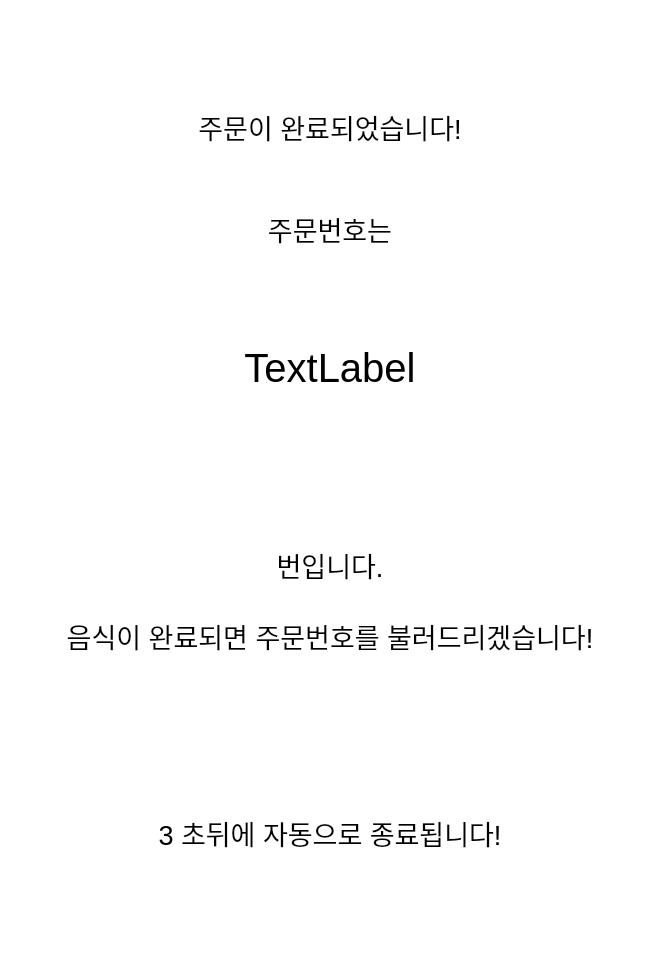
<?xml version="1.0" encoding="UTF-8"?>
<ui version="4.0">
 <class>MainWindow</class>
 <widget class="QMainWindow" name="MainWindow">
  <property name="geometry">
   <rect>
    <x>0</x>
    <y>0</y>
    <width>660</width>
    <height>968</height>
   </rect>
  </property>
  <property name="sizePolicy">
   <sizepolicy hsizetype="Expanding" vsizetype="Expanding">
    <horstretch>0</horstretch>
    <verstretch>0</verstretch>
   </sizepolicy>
  </property>
  <property name="windowTitle">
   <string>MainWindow</string>
  </property>
  <property name="styleSheet">
   <string notr="true">background-color: rgb(255, 255, 255);</string>
  </property>
  <widget class="QWidget" name="centralWidget">
   <property name="styleSheet">
    <string notr="true"/>
   </property>
   <layout class="QGridLayout" name="gridLayout">
    <item row="0" column="0">
     <widget class="QStackedWidget" name="stackedWidget">
      <property name="styleSheet">
       <string notr="true"/>
      </property>
      <property name="currentIndex">
       <number>5</number>
      </property>
      <widget class="QWidget" name="loading">
       <layout class="QVBoxLayout" name="verticalLayout">
        <item>
         <widget class="QLabel" name="label">
          <property name="sizePolicy">
           <sizepolicy hsizetype="Preferred" vsizetype="Expanding">
            <horstretch>0</horstretch>
            <verstretch>0</verstretch>
           </sizepolicy>
          </property>
          <property name="frameShape">
           <enum>QFrame::NoFrame</enum>
          </property>
          <property name="text">
           <string/>
          </property>
          <property name="pixmap">
           <pixmap>../image/dju_logo.png</pixmap>
          </property>
          <property name="alignment">
           <set>Qt::AlignCenter</set>
          </property>
         </widget>
        </item>
        <item>
         <widget class="QLabel" name="label_2">
          <property name="sizePolicy">
           <sizepolicy hsizetype="Minimum" vsizetype="Maximum">
            <horstretch>0</horstretch>
            <verstretch>0</verstretch>
           </sizepolicy>
          </property>
          <property name="font">
           <font>
            <pointsize>29</pointsize>
            <weight>75</weight>
            <italic>false</italic>
            <bold>true</bold>
           </font>
          </property>
          <property name="styleSheet">
           <string notr="true"/>
          </property>
          <property name="frameShape">
           <enum>QFrame::NoFrame</enum>
          </property>
          <property name="text">
           <string>매장에 오신것을 환영합니다.</string>
          </property>
          <property name="alignment">
           <set>Qt::AlignCenter</set>
          </property>
          <property name="margin">
           <number>48</number>
          </property>
         </widget>
        </item>
       </layout>
      </widget>
      <widget class="QWidget" name="young"/>
      <widget class="QWidget" name="middle">
       <layout class="QGridLayout" name="gridLayout_2">
        <item row="1" column="0">
         <layout class="QVBoxLayout" name="verticalLayout_2">
          <item>
           <layout class="QHBoxLayout" name="horizontalLayout_2">
            <item>
             <widget class="QLabel" name="main_logo">
              <property name="sizePolicy">
               <sizepolicy hsizetype="Minimum" vsizetype="Minimum">
                <horstretch>0</horstretch>
                <verstretch>0</verstretch>
               </sizepolicy>
              </property>
              <property name="text">
               <string/>
              </property>
              <property name="alignment">
               <set>Qt::AlignCenter</set>
              </property>
             </widget>
            </item>
            <item>
             <widget class="QLabel" name="label_5">
              <property name="sizePolicy">
               <sizepolicy hsizetype="Expanding" vsizetype="Preferred">
                <horstretch>0</horstretch>
                <verstretch>0</verstretch>
               </sizepolicy>
              </property>
              <property name="font">
               <font>
                <pointsize>20</pointsize>
               </font>
              </property>
              <property name="text">
               <string>원하는 음식을 눌러주세요</string>
              </property>
              <property name="alignment">
               <set>Qt::AlignCenter</set>
              </property>
             </widget>
            </item>
            <item>
             <widget class="QPushButton" name="finishButton">
              <property name="sizePolicy">
               <sizepolicy hsizetype="Minimum" vsizetype="Preferred">
                <horstretch>0</horstretch>
                <verstretch>0</verstretch>
               </sizepolicy>
              </property>
              <property name="styleSheet">
               <string notr="true">background-color: green;
border-width: 2px;
border-radius: 10px;
font: bold 20px;
min-width: 3em;
padding: 6px;
color:white;</string>
              </property>
              <property name="text">
               <string>주문 완료</string>
              </property>
             </widget>
            </item>
           </layout>
          </item>
          <item>
           <layout class="QHBoxLayout" name="horizontalLayout">
            <property name="sizeConstraint">
             <enum>QLayout::SetMinimumSize</enum>
            </property>
            <item>
             <layout class="QVBoxLayout" name="verticalLayout_3">
              <property name="spacing">
               <number>70</number>
              </property>
              <property name="sizeConstraint">
               <enum>QLayout::SetDefaultConstraint</enum>
              </property>
              <property name="topMargin">
               <number>70</number>
              </property>
              <property name="bottomMargin">
               <number>70</number>
              </property>
              <item>
               <widget class="QPushButton" name="hambugerpushbutton">
                <property name="sizePolicy">
                 <sizepolicy hsizetype="Preferred" vsizetype="Preferred">
                  <horstretch>0</horstretch>
                  <verstretch>0</verstretch>
                 </sizepolicy>
                </property>
                <property name="minimumSize">
                 <size>
                  <width>200</width>
                  <height>0</height>
                 </size>
                </property>
                <property name="styleSheet">
                 <string notr="true">border-image:url(&quot;/home/pi/kiosk/image/hambugerButton.png&quot;); 
</string>
                </property>
                <property name="text">
                 <string/>
                </property>
               </widget>
              </item>
              <item>
               <widget class="QPushButton" name="sidepushbutton">
                <property name="sizePolicy">
                 <sizepolicy hsizetype="Preferred" vsizetype="Preferred">
                  <horstretch>0</horstretch>
                  <verstretch>0</verstretch>
                 </sizepolicy>
                </property>
                <property name="minimumSize">
                 <size>
                  <width>0</width>
                  <height>0</height>
                 </size>
                </property>
                <property name="styleSheet">
                 <string notr="true">border-image:url(&quot;/home/pi/kiosk/image/sideMenuButton.png&quot;); 
</string>
                </property>
                <property name="text">
                 <string/>
                </property>
               </widget>
              </item>
              <item>
               <widget class="QPushButton" name="beveragepushbutton">
                <property name="sizePolicy">
                 <sizepolicy hsizetype="Preferred" vsizetype="Preferred">
                  <horstretch>0</horstretch>
                  <verstretch>0</verstretch>
                 </sizepolicy>
                </property>
                <property name="minimumSize">
                 <size>
                  <width>0</width>
                  <height>0</height>
                 </size>
                </property>
                <property name="styleSheet">
                 <string notr="true">border-image:url(&quot;/home/pi/kiosk/image/beverageButton.png&quot;); 
</string>
                </property>
                <property name="text">
                 <string/>
                </property>
               </widget>
              </item>
             </layout>
            </item>
            <item>
             <layout class="QGridLayout" name="gridLayout_3">
              <property name="spacing">
               <number>0</number>
              </property>
              <item row="1" column="0">
               <widget class="MyMenu" name="menu_4" native="true">
                <property name="sizePolicy">
                 <sizepolicy hsizetype="Preferred" vsizetype="Preferred">
                  <horstretch>0</horstretch>
                  <verstretch>0</verstretch>
                 </sizepolicy>
                </property>
                <property name="styleSheet">
                 <string notr="true"/>
                </property>
               </widget>
              </item>
              <item row="0" column="2">
               <widget class="MyMenu" name="menu_2" native="true">
                <property name="sizePolicy">
                 <sizepolicy hsizetype="Preferred" vsizetype="Preferred">
                  <horstretch>0</horstretch>
                  <verstretch>0</verstretch>
                 </sizepolicy>
                </property>
                <property name="styleSheet">
                 <string notr="true"/>
                </property>
               </widget>
              </item>
              <item row="1" column="2">
               <widget class="MyMenu" name="menu_3" native="true">
                <property name="sizePolicy">
                 <sizepolicy hsizetype="Preferred" vsizetype="Preferred">
                  <horstretch>0</horstretch>
                  <verstretch>0</verstretch>
                 </sizepolicy>
                </property>
                <property name="styleSheet">
                 <string notr="true"/>
                </property>
               </widget>
              </item>
              <item row="0" column="0">
               <widget class="MyMenu" name="menu_1" native="true">
                <property name="sizePolicy">
                 <sizepolicy hsizetype="Preferred" vsizetype="Preferred">
                  <horstretch>0</horstretch>
                  <verstretch>0</verstretch>
                 </sizepolicy>
                </property>
                <property name="styleSheet">
                 <string notr="true"/>
                </property>
               </widget>
              </item>
              <item row="2" column="0">
               <widget class="MyMenu" name="menu_5" native="true">
                <property name="sizePolicy">
                 <sizepolicy hsizetype="Preferred" vsizetype="Preferred">
                  <horstretch>0</horstretch>
                  <verstretch>0</verstretch>
                 </sizepolicy>
                </property>
                <property name="styleSheet">
                 <string notr="true"/>
                </property>
               </widget>
              </item>
              <item row="2" column="2">
               <widget class="MyMenu" name="menu_6" native="true">
                <property name="sizePolicy">
                 <sizepolicy hsizetype="Preferred" vsizetype="Preferred">
                  <horstretch>0</horstretch>
                  <verstretch>0</verstretch>
                 </sizepolicy>
                </property>
                <property name="styleSheet">
                 <string notr="true"/>
                </property>
               </widget>
              </item>
             </layout>
            </item>
           </layout>
          </item>
          <item>
           <widget class="QLabel" name="label_4">
            <property name="sizePolicy">
             <sizepolicy hsizetype="Preferred" vsizetype="Maximum">
              <horstretch>0</horstretch>
              <verstretch>0</verstretch>
             </sizepolicy>
            </property>
            <property name="font">
             <font>
              <pointsize>24</pointsize>
             </font>
            </property>
            <property name="styleSheet">
             <string notr="true">background : green;</string>
            </property>
            <property name="text">
             <string>주문내역</string>
            </property>
           </widget>
          </item>
          <item>
           <layout class="QHBoxLayout" name="horizontalLayout_3" stretch="1,0">
            <property name="spacing">
             <number>0</number>
            </property>
            <item>
             <layout class="QVBoxLayout" name="basketlayout">
              <property name="spacing">
               <number>0</number>
              </property>
              <property name="bottomMargin">
               <number>380</number>
              </property>
             </layout>
            </item>
            <item>
             <spacer name="verticalSpacer">
              <property name="orientation">
               <enum>Qt::Vertical</enum>
              </property>
              <property name="sizeType">
               <enum>QSizePolicy::Fixed</enum>
              </property>
              <property name="sizeHint" stdset="0">
               <size>
                <width>1</width>
                <height>410</height>
               </size>
              </property>
             </spacer>
            </item>
           </layout>
          </item>
         </layout>
        </item>
       </layout>
      </widget>
      <widget class="QWidget" name="old"/>
      <widget class="QWidget" name="checkpage">
       <layout class="QVBoxLayout" name="verticalLayout_4">
        <item>
         <layout class="QHBoxLayout" name="horizontalLayout_4">
          <item>
           <widget class="QLabel" name="label_3">
            <property name="sizePolicy">
             <sizepolicy hsizetype="Expanding" vsizetype="Fixed">
              <horstretch>0</horstretch>
              <verstretch>0</verstretch>
             </sizepolicy>
            </property>
            <property name="minimumSize">
             <size>
              <width>0</width>
              <height>100</height>
             </size>
            </property>
            <property name="font">
             <font>
              <pointsize>20</pointsize>
             </font>
            </property>
            <property name="text">
             <string>주문하신 음식이 맞나요?</string>
            </property>
            <property name="alignment">
             <set>Qt::AlignCenter</set>
            </property>
           </widget>
          </item>
          <item>
           <widget class="QPushButton" name="pushButton">
            <property name="sizePolicy">
             <sizepolicy hsizetype="Minimum" vsizetype="Fixed">
              <horstretch>0</horstretch>
              <verstretch>0</verstretch>
             </sizepolicy>
            </property>
            <property name="minimumSize">
             <size>
              <width>0</width>
              <height>100</height>
             </size>
            </property>
            <property name="text">
             <string>닫기</string>
            </property>
           </widget>
          </item>
         </layout>
        </item>
        <item>
         <layout class="QVBoxLayout" name="checklayout">
          <property name="spacing">
           <number>0</number>
          </property>
          <property name="leftMargin">
           <number>0</number>
          </property>
          <property name="topMargin">
           <number>0</number>
          </property>
          <property name="rightMargin">
           <number>0</number>
          </property>
          <property name="bottomMargin">
           <number>0</number>
          </property>
         </layout>
        </item>
        <item>
         <layout class="QHBoxLayout" name="horizontalLayout_5">
          <property name="spacing">
           <number>0</number>
          </property>
          <item>
           <widget class="QLabel" name="pricelabel">
            <property name="sizePolicy">
             <sizepolicy hsizetype="Expanding" vsizetype="Fixed">
              <horstretch>0</horstretch>
              <verstretch>0</verstretch>
             </sizepolicy>
            </property>
            <property name="minimumSize">
             <size>
              <width>0</width>
              <height>100</height>
             </size>
            </property>
            <property name="font">
             <font>
              <pointsize>20</pointsize>
             </font>
            </property>
            <property name="text">
             <string>총 금액 : </string>
            </property>
           </widget>
          </item>
         </layout>
        </item>
        <item>
         <layout class="QHBoxLayout" name="horizontalLayout_6">
          <item>
           <widget class="QPushButton" name="showkakaobutton">
            <property name="font">
             <font>
              <pointsize>-1</pointsize>
              <weight>75</weight>
              <italic>false</italic>
              <bold>true</bold>
             </font>
            </property>
            <property name="styleSheet">
             <string notr="true">background-color: green;
border-width: 2px;
border-radius: 10px;
font: bold 20px;
min-width: 10em;
padding: 6px;
color:white;</string>
            </property>
            <property name="text">
             <string>맞습니다</string>
            </property>
           </widget>
          </item>
          <item>
           <widget class="QPushButton" name="returnbutton">
            <property name="font">
             <font>
              <pointsize>-1</pointsize>
              <weight>75</weight>
              <italic>false</italic>
              <bold>true</bold>
             </font>
            </property>
            <property name="styleSheet">
             <string notr="true">background-color: red;
border-width: 2px;
border-radius: 10px;
font: bold 20px;
min-width: 10em;
padding: 6px;
color:white;</string>
            </property>
            <property name="text">
             <string>다시 선택</string>
            </property>
           </widget>
          </item>
         </layout>
        </item>
       </layout>
      </widget>
      <widget class="QWidget" name="finish">
       <layout class="QGridLayout" name="gridLayout_4">
        <item row="1" column="0">
         <widget class="QLabel" name="label_6">
          <property name="sizePolicy">
           <sizepolicy hsizetype="Preferred" vsizetype="Preferred">
            <horstretch>0</horstretch>
            <verstretch>0</verstretch>
           </sizepolicy>
          </property>
          <property name="font">
           <font>
            <pointsize>20</pointsize>
           </font>
          </property>
          <property name="text">
           <string>주문이 완료되었습니다!


주문번호는</string>
          </property>
          <property name="alignment">
           <set>Qt::AlignBottom|Qt::AlignHCenter</set>
          </property>
         </widget>
        </item>
        <item row="2" column="0">
         <widget class="QLabel" name="ordernumber">
          <property name="sizePolicy">
           <sizepolicy hsizetype="Preferred" vsizetype="Minimum">
            <horstretch>0</horstretch>
            <verstretch>0</verstretch>
           </sizepolicy>
          </property>
          <property name="font">
           <font>
            <pointsize>30</pointsize>
           </font>
          </property>
          <property name="text">
           <string>TextLabel</string>
          </property>
          <property name="alignment">
           <set>Qt::AlignCenter</set>
          </property>
         </widget>
        </item>
        <item row="3" column="0">
         <widget class="QLabel" name="callannounce">
          <property name="sizePolicy">
           <sizepolicy hsizetype="Minimum" vsizetype="Preferred">
            <horstretch>0</horstretch>
            <verstretch>0</verstretch>
           </sizepolicy>
          </property>
          <property name="font">
           <font>
            <pointsize>20</pointsize>
           </font>
          </property>
          <property name="text">
           <string>번입니다.

음식이 완료되면 주문번호를 불러드리겠습니다!</string>
          </property>
          <property name="alignment">
           <set>Qt::AlignCenter</set>
          </property>
         </widget>
        </item>
        <item row="4" column="0">
         <widget class="QLabel" name="countlabel">
          <property name="font">
           <font>
            <pointsize>20</pointsize>
           </font>
          </property>
          <property name="text">
           <string>3 초뒤에 자동으로 종료됩니다!</string>
          </property>
          <property name="alignment">
           <set>Qt::AlignCenter</set>
          </property>
         </widget>
        </item>
       </layout>
      </widget>
     </widget>
    </item>
   </layout>
  </widget>
 </widget>
 <layoutdefault spacing="6" margin="11"/>
 <customwidgets>
  <customwidget>
   <class>MyMenu</class>
   <extends>QWidget</extends>
   <header>mymenu.h</header>
   <container>1</container>
  </customwidget>
 </customwidgets>
 <resources/>
 <connections/>
</ui>
